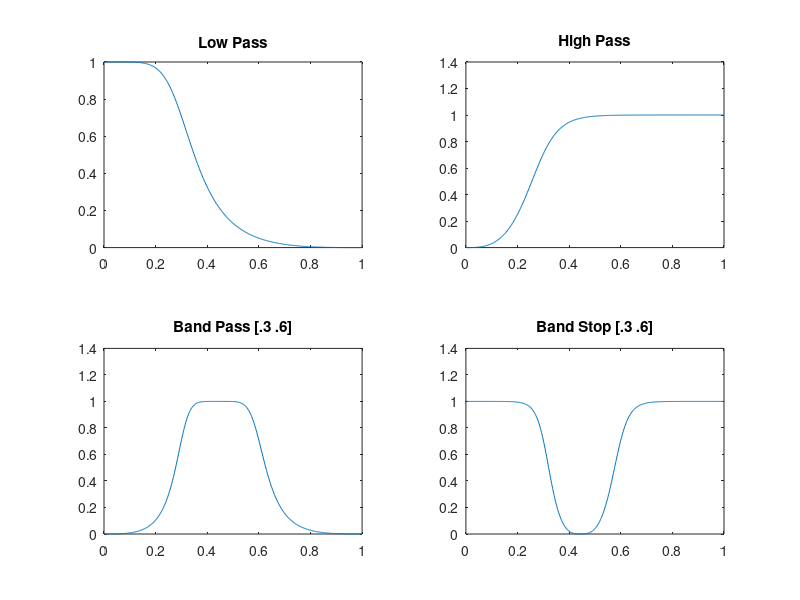
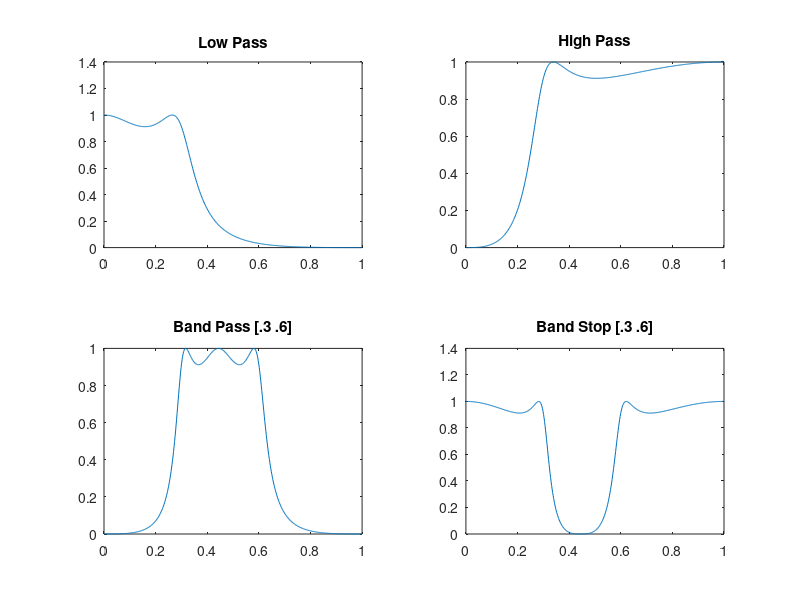
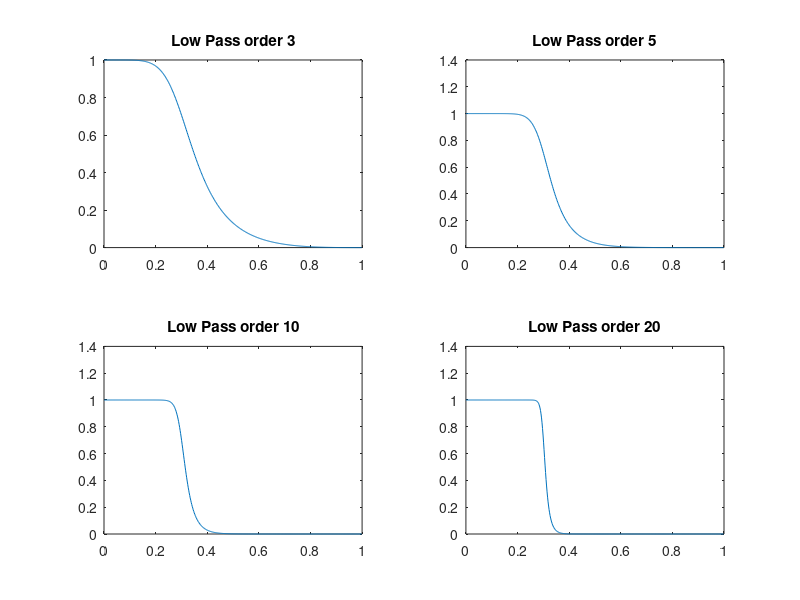
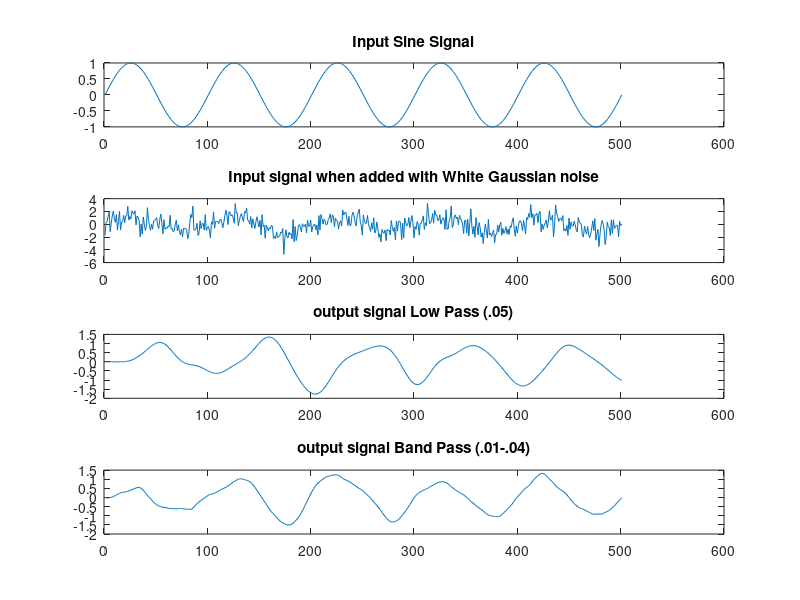

Write the MATLAB code that produced these figures, in order.
%%
clc
clear all
close all
%Practical No 6-7
%Filter Design:
%1. Filtering
fc = 0.3;
fs = pi;

figure()
[b,a] = butter(3,fc,'low');
[H,w]= freqz(b,a);
subplot(2,2,1)
plot(w/pi,abs(H))
title('Low Pass')

[b,a] = butter(3,fc,'high');
[H,w]= freqz(b,a);
subplot(2,2,2)
plot(w/pi,abs(H))
title('High Pass')

[b,a] = butter(3,[.3 .6]);
[H,w]= freqz(b,a);
subplot(2,2,3)
plot(w/pi,abs(H))
title('Band Pass [.3 .6]')

[b,a] = butter(3,[.3 .6],'stop');
[H,w]= freqz(b,a);
subplot(2,2,4)
plot(w/pi,abs(H))
title('Band Stop [.3 .6]')

%%
%For Chebychev Filter:

figure()
[b,a] = cheby1(3,0.8,fc);
subplot(2,2,1)
[H,w]= freqz(b,a);
subplot(2,2,1)
plot(w/pi,abs(H))
title('Low Pass')

[b,a] = cheby1(3,.8,fc,'high');
[H,w]= freqz(b,a);
subplot(2,2,2)
plot(w/pi,abs(H))
title('High Pass')

[b,a] = cheby1(3,.8,[.3 .6]);
[H,w]= freqz(b,a);
subplot(2,2,3)
plot(w/pi,abs(H))
title('Band Pass [.3 .6]')

[b,a] = cheby1(3,.8,[.3 .6],'stop');
[H,w]= freqz(b,a);
subplot(2,2,4)
plot(w/pi,abs(H))
title('Band Stop [.3 .6]')

%%
%Increasing the order of the filter looking at the response of Bandpass
%filter:

figure()
[b,a] = butter(3,fc,'low');
[H,w]= freqz(b,a);
subplot(2,2,1)
plot(w/pi,abs(H))
title('Low Pass order 3')

[b,a] = butter(5,fc,'low');
subplot(2,2,2)
[H,w]= freqz(b,a);
plot(w/pi,abs(H))
title('Low Pass order 5')

[b,a] = butter(10,fc,'low');
subplot(2,2,3)
[H,w]= freqz(b,a);
plot(w/pi,abs(H))
title('Low Pass order 10')

[b,a] = butter(20,fc,'low');
[H,w]= freqz(b,a);
subplot(2,2,4)
plot(w/pi,abs(H))
title('Low Pass order 20')

%with increasing order the slope of the graph keeps on decreasing.
%%
%Design filter to remove the noise;
f = 500;
Fs = 50000;
samp_t=1/50000;
n=0:samp_t:5*(1/f);
s = sin(2*pi*f*n);
figure()
subplot(4,1,1)
plot(s);
title('Input Sine Signal')

% Adding white gaussian noise to the signal:
y = awgn(s,0);
%plotting the signal
subplot(4,1,2)
plot(y)
title('Input signal when added with White Gaussian noise')

[b, a] = butter(7,.05,'low');
out = filter(b,a,y);
subplot(4,1,3)
plot(out)
title('output signal Low Pass (.05)')

[b, a] = butter(2,[.01,.04]);
out = filter(b,a,y);
subplot(4,1,4)
plot(out)
title('output signal Band Pass (.01-.04)')

n = 2^(nextpow2(length(y)));
%FFT to get the frequency domain of the signal:
z = abs(fft(y,n));
freqaz = (0:1/(n/2):1-(1/n/2));
figure()
plot(freqaz,z(1:n/2))
title('To find the cutoff frequency')

